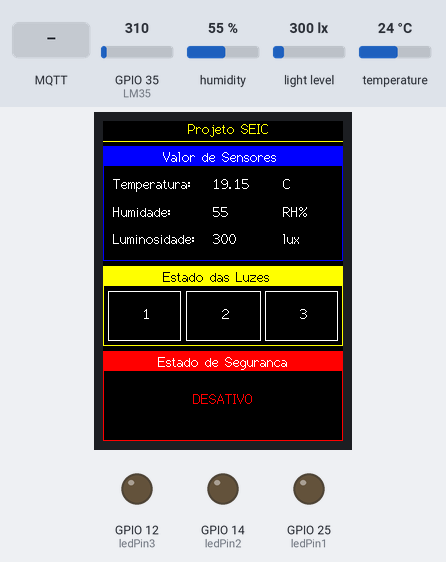
The sketch below on a simulated ESP32. Shown: 240×320 colour display, output pins drawn as LEDs (lit = HIGH). The test bench sets the inputs (shaded band); at power-on: humidity 55 %, light level 300 lx, GPIO 35 (LM35) = 310, temperature 24 °C. WiFi joins after 1.5 s; servers stay silent unless stated; no MQTT or app messages arrive unless stated; what the sketch prints to the serial monitor is not drawn.

Above: at 4.0 s.
4.1 s: MQTT message "true" arrives on the third subscribed topic
At 5.7 s:
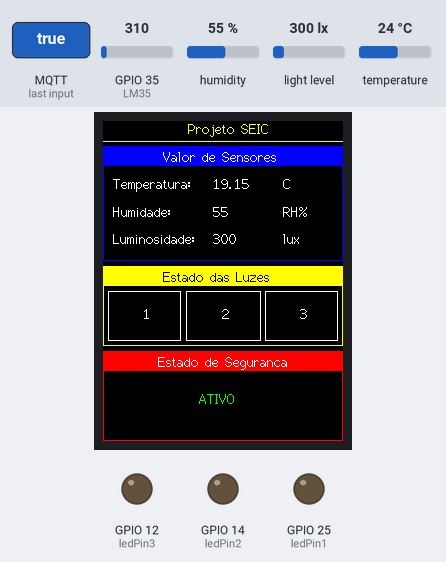
6.5 s: MQTT message "true" arrives on the second subscribed topic
At 10.0 s:
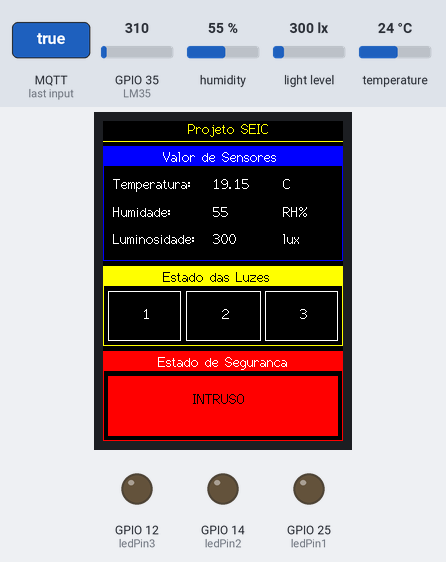
12.5 s: humidity set to 22 %
At 14.6 s:
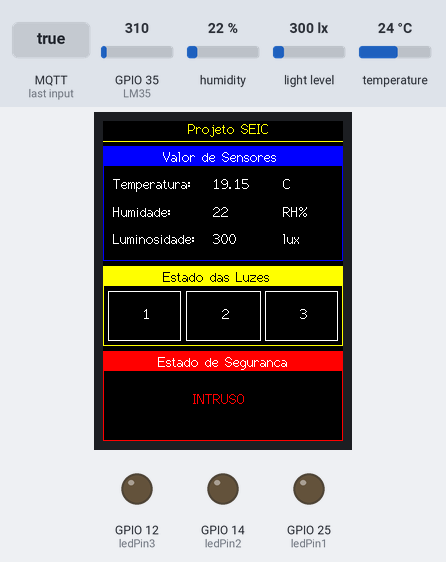
16.3 s: light level set to 40 lx
At 18.1 s:
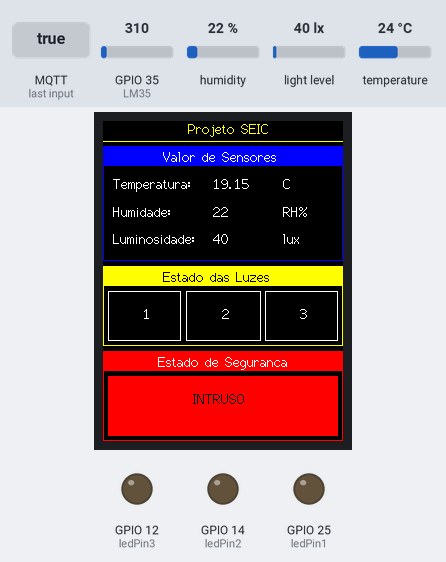
18.8 s: GPIO 35 (LM35) set to 372
At 20.4 s:
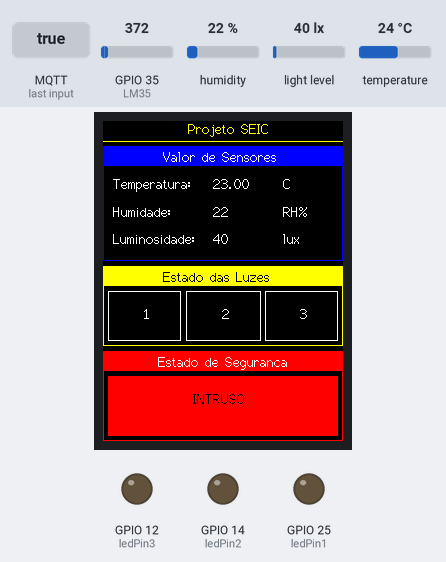
21.4 s: humidity set to 40 %
At 22.4 s:
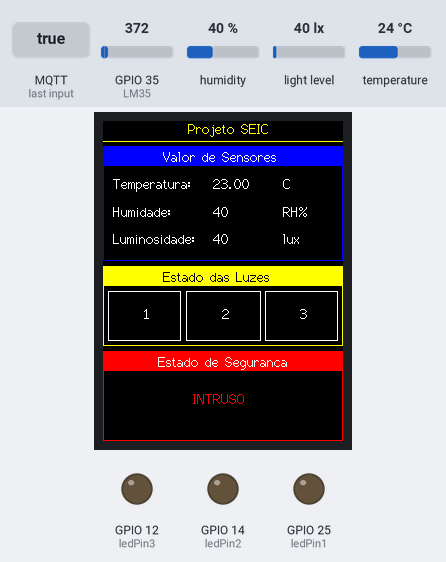
Timing chart, 0 to 24.4 s (numbered marks = the images above; inputs shaded):
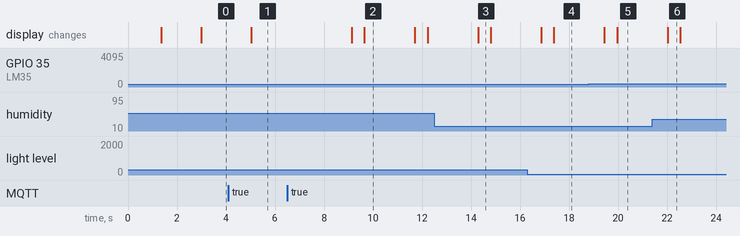

The sketch:

SEIC_ProjV0.ino
```cpp
#include "Arduino.h"
#include <TFT_eSPI.h> // Hardware-specific library
#include <SPI.h>
#include <WiFi.h>
#include <Wire.h>
#include <PubSubClient.h>
#include <stdio.h>
#include <Adafruit_Sensor.h>
#include <Adafruit_TSL2561_U.h>
#include "DHT.h"
#include "esp_adc_cal.h"
/************************* WiFi Access Point *********************************/
//const char* ssid = "Vodafone-D13748"; // Enter your WiFi name
//const char* password =  "AnYtPs37R7"; // Enter WiFi password
const char* ssid = "labs";
const char* password =  "robot1cA!ESTG";

const char* BROKER_MQTT = "10.20.228.19";
int BROKER_PORT = 1883;
#define ID_MQTT  "esp32_mqtt"

/************ Tópicos **************************/
#define TOPICO_SUBSCRIBE_LED         "local/iluminacao/#"
#define TOPICO_SUBSCRIBE_ALARME      "local/seguranca/alarme"
#define TOPICO_SUBSCRIBE_SEGURANCA 	 "local/seguranca/sistema"
#define TOPICO_PUBLISH_TEMPERATURA   "local/ambiente/temp"
#define TOPICO_PUBLISH_LUMINOSIDADE  "local/ambiente/lum"
#define TOPICO_PUBLISH_HUMIDADE 	 "local/ambiente/hum"

/************ Pinos **************************/
#define I2C_SDA 21
#define I2C_SCL 22
#define ledPin3  12
#define ledPin2  14
#define ledPin1  25
#define LM35  35
#define DHT_Pin  33

#define DHTTYPE DHT11
DHT dht(DHT_Pin, DHTTYPE);

bool alarme, seguranca= false;

// WiFi Setup
WiFiClient espClient;
PubSubClient MQTT(espClient);

// Sensor I2C
Adafruit_TSL2561_Unified tsl = Adafruit_TSL2561_Unified(TSL2561_ADDR_FLOAT, 12345);

//-------- Ecrã LCD -------
TFT_eSPI tft = TFT_eSPI();       // Biblioteca TFT_eSPI

/* Prototypes */
float faz_leitura_temperatura(void);
float faz_leitura_luminosidade(void);
float faz_leitura_humidade(void);
void atualizar_lcd(String,String,String);
void initWiFi(void);
void initMQTT(void);
void mqtt_callback(char* topic, byte* payload, unsigned int length);
void reconnectMQTT(void);
void reconnectWiFi(void);
void VerificaConexoesWiFIEMQTT(void);
void alarme_screen(void);

/*=================== Funções dos Sensores ========================================*/
/* Função: Configuração do sensor TSL2561 */
void configureSensorTSL(void)
{
  /* You can also manually set the gain or enable auto-gain support */
  // tsl.setGain(TSL2561_GAIN_1X);      /* No gain ... use in bright light to avoid sensor saturation */
  // tsl.setGain(TSL2561_GAIN_16X);     /* 16x gain ... use in low light to boost sensitivity */
  tsl.enableAutoRange(true);            /* Auto-gain ... switches automatically between 1x and 16x */

  /* Changing the integration time gives you better sensor resolution (402ms = 16-bit data) */
  tsl.setIntegrationTime(TSL2561_INTEGRATIONTIME_13MS);      /* fast but low resolution */
  // tsl.setIntegrationTime(TSL2561_INTEGRATIONTIME_101MS);  /* medium resolution and speed   */
  // tsl.setIntegrationTime(TSL2561_INTEGRATIONTIME_402MS);  /* 16-bit data but slowest conversions */

  /* Update these values depending on what you've set above! */
  Serial.println("------------------------------------");
  Serial.print  ("Gain:         "); Serial.println("Auto");
  Serial.print  ("Timing:       "); Serial.println("13 ms");
  Serial.println("------------------------------------");
}

/* Função: conversor ADC */
uint32_t readADC_Cal(int ADC_Raw)
{
  esp_adc_cal_characteristics_t adc_chars;

  esp_adc_cal_characterize(ADC_UNIT_1, ADC_ATTEN_DB_11, ADC_WIDTH_BIT_12, 1200, &adc_chars);
  return(esp_adc_cal_raw_to_voltage(ADC_Raw, &adc_chars));
}

/* Função: faz a leitura de temperatura (sensor LM35) */
float faz_leitura_temperatura(void)
{
	float LM35_Value = analogRead(LM35);
	float Voltage = readADC_Cal(LM35_Value);
    return (Voltage*0.1)/1.3;
}

/* Função: faz a leitura de luminosidade (sensor TSL2561) */
float faz_leitura_luminosidade(void)
{
	sensors_event_t event;
	tsl.getEvent(&event);

	return event.light;
}

/* Função: faz a leitura de temperatura (sensor DHT11) */
float faz_leitura_humidade(void)
{
	return dht.readHumidity();
}

/*=================== Funções do LCD ========================================*/
/* Atualiza valores dos sensores no LCD */
void atualizar_lcd(String temp,String lum,String hum){
	tft.fillRect(110, 55, 50, 75, TFT_BLACK);
	tft.setTextColor(TFT_WHITE, TFT_BLACK);
	tft.drawString(temp, 110, 55,2);
	tft.drawString(hum, 110, 83,2);
	tft.drawString(lum, 110, 110,2);

}

/* Função: caso haja intruso, atualiza o LCD */
void alarme_screen(void){

	tft.fillRect(5, 255, 230, 60, TFT_BLACK);
	tft.setTextColor(TFT_RED, TFT_BLACK);
	tft.drawString("INTRUSO", 90, 270,2);
	delay(500);
	tft.fillRect(5, 255, 230, 60, TFT_RED);
	tft.setTextColor(TFT_BLACK, TFT_RED);
	tft.drawString("INTRUSO", 90, 270,2);
}

/*=================== Funções de Ligação WiFi e MQTT ========================================*/
/* Função: inicializa e conecta-se à rede WI-FI */
void initWiFi(void)
{

    delay(10);
    Serial.println("------Conexao WI-FI------");
    Serial.print("Conectando-se na rede: ");
    Serial.println(ssid);
    Serial.println("Aguarde");

    reconnectWiFi();
}

/* Função: inicializa parâmetros de conexão MQTT */
void initMQTT(void)
{
    MQTT.setServer(BROKER_MQTT, BROKER_PORT);   //informa qual broker e porta deve ser conectado
    MQTT.setCallback(mqtt_callback);            //atribui função de callback (função chamada quando qualquer informação de um dos tópicos subescritos chega)
}

/* Função: reconecta-se ao broker MQTT (caso ainda não esteja conectado ou em caso de a conexão cair) */
void reconnectMQTT(void)
{
    while (!MQTT.connected())
    {
        Serial.print("* A tentar ligar-se ao Broker MQTT: ");
        Serial.println(BROKER_MQTT);
        if (MQTT.connect(ID_MQTT))
        {
            Serial.println("Conectado com sucesso ao broker MQTT!");
            MQTT.subscribe(TOPICO_SUBSCRIBE_LED);
            MQTT.subscribe(TOPICO_SUBSCRIBE_ALARME);
            MQTT.subscribe(TOPICO_SUBSCRIBE_SEGURANCA);
        }
        else
        {
            Serial.println("Falha ao reconectar.");
            Serial.println("Em 2s haverá nova tentatica de conexão.");
            delay(2000);
        }
    }
}

/* Função: reconectar-se ao WiFi */
void reconnectWiFi(void)
{
    //se já está conectado a rede WI-FI, nada é feito.
    //Caso contrário, são efetuadas tentativas de conexão
    if (WiFi.status() == WL_CONNECTED)
        return;

    WiFi.begin(ssid, password); // Conecta na rede WI-FI

    while (WiFi.status() != WL_CONNECTED)
    {
        delay(100);
        Serial.print(".");
    }

    Serial.println();
    Serial.print("Conectado com sucesso à rede ");
    Serial.print(ssid);
    Serial.println("IP obtido: ");
    Serial.println(WiFi.localIP());
}

/* Função: verifica o estado das conexões WiFI e do broker MQTT. Em caso de desconexão (qualquer uma das duas), é refeita a ligação. */
void VerificaConexoesWiFIEMQTT(void)
{
    if (!MQTT.connected())
        reconnectMQTT(); //se não há ligação com o Broker, a conexão é refeita

    reconnectWiFi(); //se não há ligação com o WiFI, a conexão é refeita
}

/*=================== Função CallBack ========================================*/
/* Função: função de callback é chamada sempre que uma informação de um dos tópicos subescritos chega */
void mqtt_callback(char* topic, byte* payload, unsigned int length)
{
    String msg;

    /* obtem a string do payload recebido */
    for(int i = 0; i < length; i++)
    {
       char c = (char)payload[i];
       msg += c;
    }
    /********* Descodificar de qual tópico a mensagem foi publicada ********/
    switch (topic[20]) {
    case '1':
    	if (msg.equals("true"))
		  {
			  digitalWrite(ledPin1, HIGH);
			  tft.fillRect(10, 175, 63, 40, TFT_GREEN);
			  tft.setTextColor(TFT_WHITE, TFT_GREEN);
			  tft.drawString("1", 40, 185,2);
		  }
    	else
		  {
			  digitalWrite(ledPin1, LOW);
			  tft.fillRect(10, 175, 63, 40, TFT_BLACK);
			  tft.setTextColor(TFT_WHITE);
			  tft.drawString("1", 40, 185,2);
		  }
    	break;
    case '2':
    	if (msg.equals("true"))
		  {
			  digitalWrite(ledPin2, HIGH);
			  tft.fillRect(87, 175, 65, 40, TFT_GREEN);
			  tft.setTextColor(TFT_WHITE, TFT_GREEN);
			  tft.drawString("2", 119, 185,2);
		  }
		else
		  {
			  digitalWrite(ledPin2, LOW);
			  tft.fillRect(87, 175, 65, 40, TFT_BLACK);
			  tft.setTextColor(TFT_WHITE);
			  tft.drawString("2", 119, 185,2);
		  }
		break;
    case '3':
    	if (msg.equals("true"))
		  {
			  digitalWrite(ledPin3, HIGH);
			  tft.fillRect(167, 175, 63, 40, TFT_GREEN);
			  tft.setTextColor(TFT_WHITE, TFT_GREEN);
			  tft.drawString("3", 197, 185,2);
		  }
		else
		  {
			  digitalWrite(ledPin3, LOW);
			  tft.fillRect(167, 175, 63, 40, TFT_BLACK);
			  tft.setTextColor(TFT_WHITE);
			  tft.drawString("3", 197, 185,2);
		  }
		break;
    case 'm':
    	if (msg.equals("true"))
		  {
    		if(seguranca)alarme= true;
		  }
		else
		  {
			if(seguranca){
				tft.fillRect(5, 255, 230, 60, TFT_BLACK);
				tft.setTextColor(TFT_GREEN,TFT_BLACK);
				tft.drawString(" ATIVO  ", 96, 270,2);
			}
			alarme= false;
		  }
		break;
    case 'e':
        	if (msg.equals("true"))
    		  {
        		tft.setTextColor(TFT_GREEN,TFT_BLACK);
        		tft.drawString(" ATIVO   ", 90, 270,2);
        		seguranca=true;
    		  }
    		else
    		  {
    			tft.setTextColor(TFT_RED,TFT_BLACK);
				tft.drawString("DESATIVO", 90, 270,2);
				seguranca=false;
				alarme= false;
    		  }
    		break;
    default:
    	Serial.println("ERRO! Mensagem sem destino");
    	break;
    }
}

/* Função: Setup */
void setup()
{
	Serial.begin(115200);
    //-------- Ecrã LCD --------

    tft.init(); // inicialização TFT
    tft.setRotation(0);
    tft.fillScreen(TFT_BLACK);
    //--------- info do projeto
    tft.setTextSize(1);
    tft.setTextColor(TFT_YELLOW, TFT_BLACK);

    tft.drawString("Realizado por:", 70, 100,2);
    tft.drawString("Goncalo Lopes", 70, 120,2);
    tft.drawString("Mateo Rodriguez", 70, 140,2);

    delay(1000); // espera 1 segundo para ver

    //-------- escreve e desenha informações fixas
    tft.fillScreen(TFT_BLACK);
    tft.drawString("Projeto SEIC", 85, 0,2);
    tft.drawLine(0,20,240,20,TFT_YELLOW);

    tft.fillRect(0, 25, 240, 20, TFT_BLUE);
    tft.drawRect(0, 25, 240, 115, TFT_BLUE);
    tft.setTextColor(TFT_WHITE, TFT_BLUE);
    tft.drawString("Valor de Sensores", 60, 28,2);

    tft.setTextColor(TFT_WHITE, TFT_BLACK);
    tft.drawString("Temperatura: ", 10, 55,2);
    tft.drawString("Humidade: ", 10, 83,2);
    tft.drawString("Luminosidade: ", 10, 110,2);

    tft.drawString("C", 180, 55,2);
    tft.drawString("RH%", 180, 83,2);
    tft.drawString("lux", 180, 110,2);

    tft.fillRect(0, 145, 240, 20, TFT_YELLOW);
	tft.drawRect(0, 145, 240, 80, TFT_YELLOW);
	tft.setTextColor(TFT_BLACK, TFT_YELLOW);
	tft.drawString("Estado das Luzes", 60, 148,2);
	tft.drawRect(5, 170, 73, 50, TFT_WHITE);
	tft.drawRect(83, 170, 75, 50, TFT_WHITE);
	tft.drawRect(162, 170, 73, 50, TFT_WHITE);

	tft.setTextColor(TFT_WHITE, TFT_BLACK);
	tft.drawString("1", 40, 185,2);
	tft.drawString("2", 119, 185,2);
	tft.drawString("3", 197, 185,2);

    tft.fillRect(0, 230, 240, 20, TFT_RED);
    tft.drawRect(0, 230, 240, 90, TFT_RED);
    tft.setTextColor(TFT_WHITE, TFT_RED);
    tft.drawString("Estado de Seguranca", 55, 233,2);

    tft.setTextColor(TFT_RED,TFT_BLACK);
	tft.drawString("DESATIVO", 90, 270,2);

	// Inicializa todas as ligações e os parâmetros dos componentes
    pinMode(ledPin1, OUTPUT);
    digitalWrite(ledPin1,LOW);
    pinMode(ledPin2, OUTPUT);
	digitalWrite(ledPin2,LOW);
	pinMode(ledPin3, OUTPUT);
	digitalWrite(ledPin3,LOW);

    initWiFi();
    initMQTT();

    dht.begin();
    Wire.begin(I2C_SDA, I2C_SCL, 100000);
    Wire.setClock(400000);

    if(!tsl.begin())
	  {
		/* There was a problem detecting the TSL2561 ... check your connections */
		Serial.print("Ooops, no TSL2561 detected ... Check your wiring or I2C ADDR!");
		while(1);
	  }
    /* Setup the sensor gain and integration time */
    configureSensorTSL();
}

/* Função: Loop */
void loop()
{
	char temperatura_str[10] = {0};
	char lum_str[10] = {0};
	char hum_str[10] = {0};
	// garante funcionamento das ligações WiFi e do broker MQTT
	VerificaConexoesWiFIEMQTT();

	// Compõe as strings a serem enviadas para o dashboard (campos texto)
	sprintf(temperatura_str,"%.2f", faz_leitura_temperatura());
	sprintf(lum_str,"%.0f", faz_leitura_luminosidade());
	sprintf(hum_str,"%.0f", faz_leitura_humidade());

	//  Envia as strings ao dashboard MQTT
	MQTT.publish(TOPICO_PUBLISH_TEMPERATURA, temperatura_str);
	MQTT.publish(TOPICO_PUBLISH_LUMINOSIDADE, lum_str);
	MQTT.publish(TOPICO_PUBLISH_HUMIDADE, hum_str);

	// Chama a função de atualização dos parametros do LCD
	atualizar_lcd(temperatura_str,lum_str,hum_str);

	// Se houver intruso entra nesta função
	if(alarme) alarme_screen();

	// keep-alive da comunicação com o broker MQTT
	MQTT.loop();

	/* Refaz o ciclo após 2 segundos */
	delay(2000);
}
```

sloeber.ino.cpp
```cpp
#ifdef __IN_ECLIPSE__
//This is a automatic generated file
//Please do not modify this file
//If you touch this file your change will be overwritten during the next build
//This file has been generated on 2021-06-25 15:15:35

#include "Arduino.h"
#include "Arduino.h"
#include <TFT_eSPI.h>
#include <SPI.h>
#include <WiFi.h>
#include <Wire.h>
#include <PubSubClient.h>
#include <stdio.h>
#include <Adafruit_Sensor.h>
#include <Adafruit_TSL2561_U.h>
#include "DHT.h"
#include "esp_adc_cal.h"

void configureSensorTSL(void) ;
uint32_t readADC_Cal(int ADC_Raw) ;
float faz_leitura_temperatura(void) ;
float faz_leitura_luminosidade(void) ;
float faz_leitura_humidade(void) ;
void atualizar_lcd(String temp,String lum,String hum);
void alarme_screen(void);
void initWiFi(void) ;
void initMQTT(void) ;
void reconnectMQTT(void) ;
void reconnectWiFi(void) ;
void VerificaConexoesWiFIEMQTT(void) ;
void mqtt_callback(char* topic, byte* payload, unsigned int length) ;
void setup() ;
void loop() ;

#include "SEIC_ProjV0.ino"


#endif
```

Measured:
- after the input at 4.1 s, the display: changes after 0.93 s (image 1)
- after the input at 6.5 s, the display: first changes after 2.6 s (image 2 shows a later state)
- after the input at 12.5 s, the display: changes after 1.8 s (image 3)
- after the input at 16.3 s, the display: first changes after 0.56 s (image 4 shows a later state)
- after the input at 18.8 s, the display: first changes after 0.64 s (image 5 shows a later state)
- after the input at 21.4 s, the display: changes after 0.61 s (image 6)
- what the display in image 2 shows lasts 2.1 s, from 9.6 s to 11.7 s
